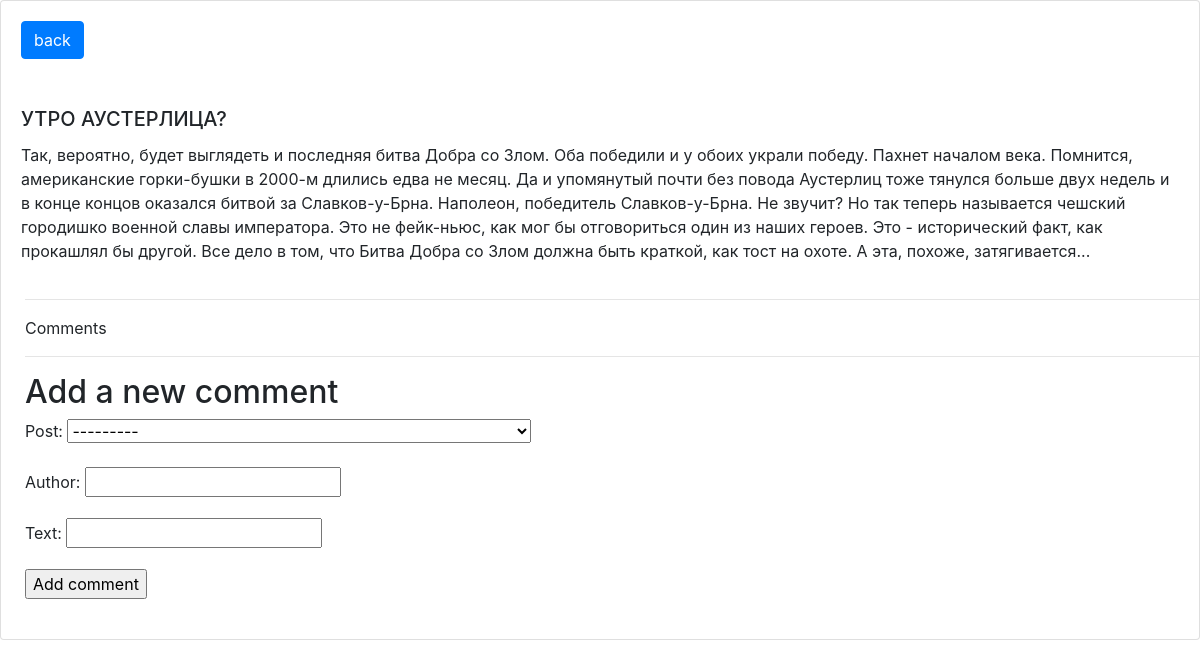
The page /post_details/two_winners/ on the database as committed earlier.
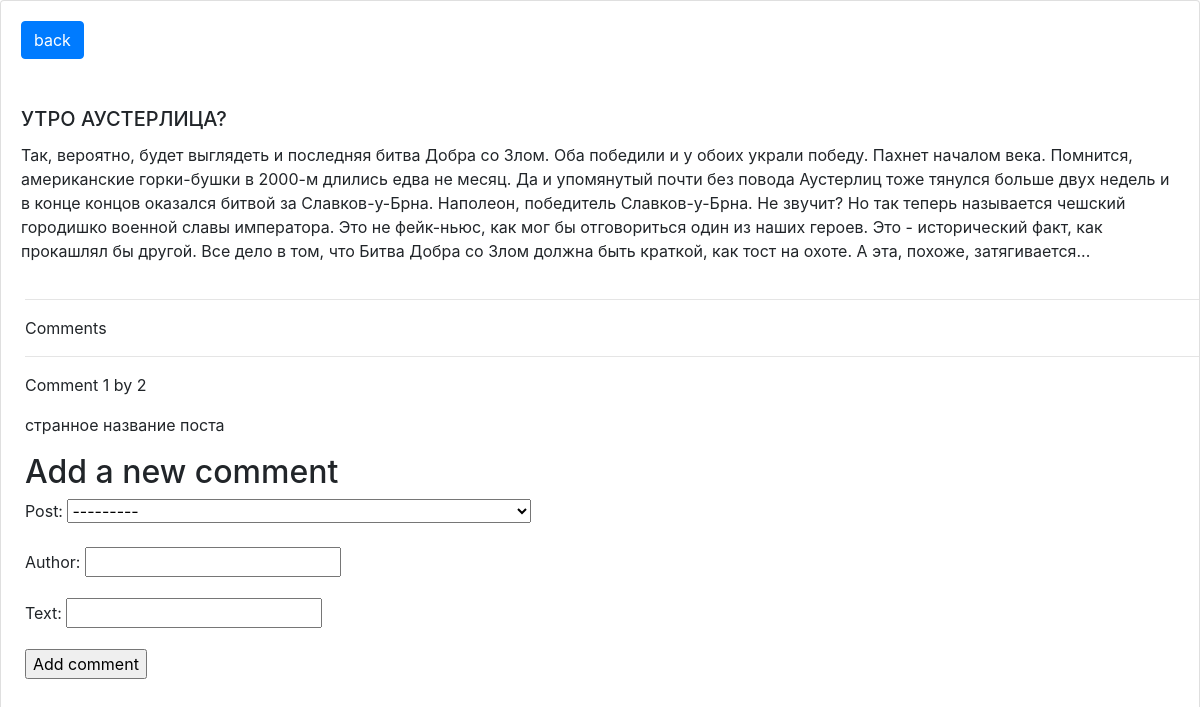
The same page on the database as committed later.
### posts/models.py (models this page shows, shortened)
class Post(models.Model):
    title = models.CharField(max_length=150)
    text = models.TextField(blank=True)
    pub_date = models.DateTimeField(auto_now_add=True)
    slug = models.SlugField(max_length=50, unique=True)
    tags = models.ManyToManyField('Tag', blank=True, related_name='posts')
    def __str__(self):
        return self.title
    class Meta:
        ordering = ['-pub_date']
        verbose_name = 'пост'
        verbose_name_plural = 'посты'

class Comment(models.Model):
    post = models.ForeignKey('Post', related_name='comments', on_delete=models.CASCADE)
    author = models.CharField(max_length=100)
    text = models.CharField(max_length=300)
    class Meta:
        verbose_name = 'коммент'
        verbose_name_plural = 'комментарии'

### posts/views.py (the view)
# urls.py: path('post_details/<str:slug>/', views.post_details, name='post_details_url'),
def post_details(request, slug):
    post = get_object_or_404(Post, slug__iexact=slug)
    comments = post.comments.all()
    if request.method == 'POST':
        comment_form = CommentForm(data=request.POST)
        if comment_form.is_valid():
            new_comment = comment_form.save(commit=False)
            new_comment.post = post
            new_comment.save()
    else:
        comment_form = CommentForm()
    return render(request, 'post_details.html', context={'post': post,
                                                         'comments': comments,
                                                         'comment_form': comment_form})

### posts/forms.py
class CommentForm(forms.ModelForm):
    class Meta:
        model = Comment
        fields = ('post', 'author', 'text')

### templates/post_details.html (shortened to what this page needs)
<!DOCTYPE html>
<html lang="en">
<head>
    <link rel="stylesheet" href="https://stackpath.bootstrapcdn.com/bootstrap/4.3.1/css/bootstrap.min.css">
</head>
<body>
<div class="card" style="width: 100%;">
    <div class="card-body">
        <a class="btn btn-primary" href="{% url 'posts' %}" role="button">back</a>
        <br>
        <br>
        <br>
        <h5 class="card-title">{{post.title}}</h5>
        <p class="card-text">{{post.text}}</p>
    </div>
    <div class="comments">
        <hr>
        <p>Comments</p>
        <hr>
        {% for comment in comments%}
         <div class="comment">
           <p class="info">
             Comment {{ forloop.counter }} by {{ comment.author }}
           </p>
           {{ comment.text|linebreaks }}
         </div>
        {% endfor %}
        {% if new_comment %}
            <h2>Your comment has been added.</h2>
        {% else %}
            <h2>Add a new comment</h2>
            <form action="." method="post">
                {{ comment_form.as_p }}
                <p><input type="submit" value="Add comment"></p>
            </form>
        {% endif %}
    </div>
</div>
</body>
</html>

### templates/post_details.html (style rules this page uses)
.comments { margin-left:2%; margin-bottom:2%; }

Rows that differ between the two databases and show on the page:
added Comment: author "2", text "странное название поста"
